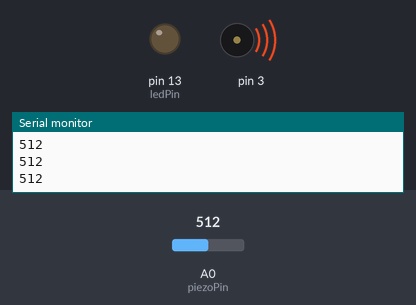
This sketch was run on a simulated Arduino Uno, built with avr-gcc and run on an emulated ATmega328P. On the bench: output pins drawn as LEDs (lit = HIGH), buzzer (waves = sounding), the last lines printed to the serial monitor. Inputs (shaded band) come from the test bench; at power-on: A0 (piezoPin) = 512.

Above: at 1.2 s.
1.3 s: A0 (piezoPin) set to 53
At 2.1 s:
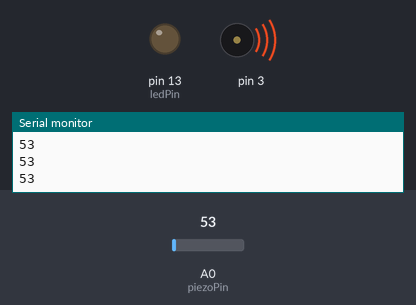
2.8 s: A0 (piezoPin) set to 46
At 4.0 s:
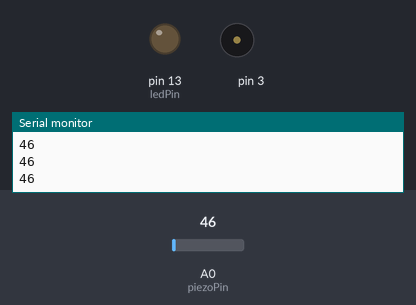
4.3 s: A0 (piezoPin) set to 122
At 4.9 s:
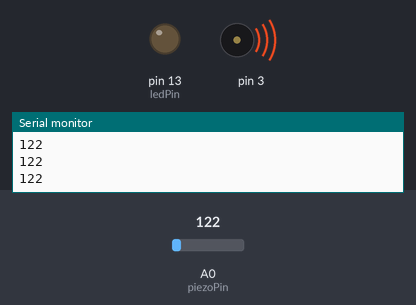
5.8 s: A0 (piezoPin) set to 0
At 6.3 s:
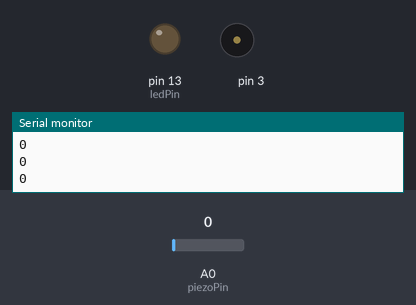
Timing chart, 0 to 8.3 s (numbered marks = the images above; inputs shaded):
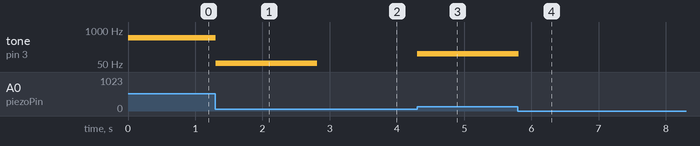

The sketch:

piezoTest-speaker.ino
```cpp
int ledPin = 13;
int piezoPin = A0;

int sensor = 0;
int ledStatus = LOW;
int range = 50;


void setup()
{
  pinMode(ledPin, OUTPUT);
  Serial.begin(9600);
}

void loop()
{
  sensor = 0;
  sensor = analogRead(piezoPin);
  Serial.println(sensor);

  if (sensor >= range) {
    ledStatus = !ledStatus;
    //digitalWrite(ledPin, ledStatus);
    tone(3, sensor, 10);
  } else {
    ledStatus = LOW;
    digitalWrite(ledPin, ledStatus);
    }

  //int thisPitch = map(sensor, 400, 250, 120, 1500);
//  int thisPitch = sensor;
//  Serial.println(thisPitch);


  // play the pitch:
  //tone(9, thisPitch, 10);

  delay(1);
}
```

Measured:
- the behaviour switches between 50 and 49 on A0 (piezoPin) (found by bisection; images 1 and 2)
- after the input at 1.3 s, tone on pin 3: 512 Hz → 53 Hz at once
- after the input at 2.8 s, tone on pin 3: 53 Hz → silent at once
- after the input at 4.3 s, tone on pin 3: silent → 122 Hz at once
- after the input at 5.8 s, tone on pin 3: 122 Hz → silent at once
